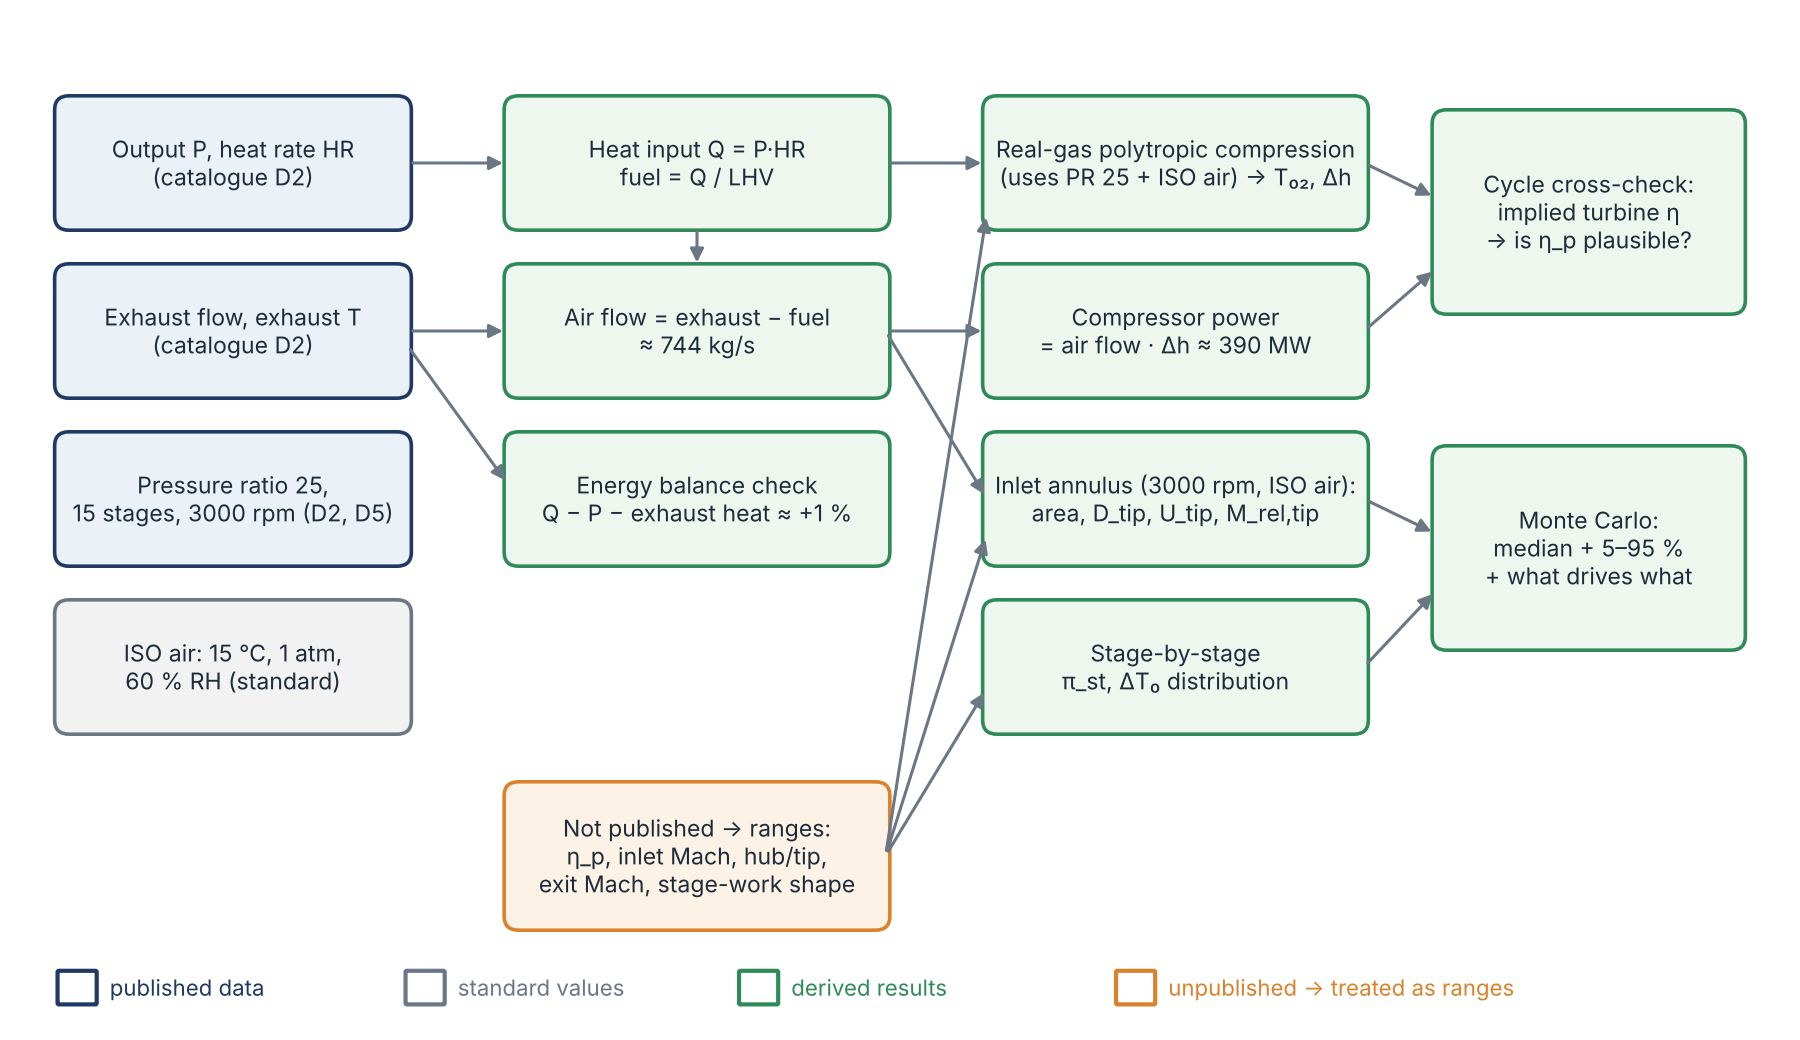

The script that saved this image:
import matplotlib; matplotlib.use('Agg')
import matplotlib.pyplot as plt
from matplotlib.patches import FancyBboxPatch
NAVY='#1f3864'; TEAL='#127a8a'; ORG='#d9822b'; GRY='#6b7785'; GRN='#2e8b57'
fig,ax=plt.subplots(figsize=(9,5.2)); ax.axis('off'); ax.set_xlim(0,12); ax.set_ylim(0,7)
def box(x,y,w,h,t,kind):
    fc={'cat':'#eaf2f8','rng':'#fdf2e6','res':'#eef7ee','phy':'#f2f2f2'}[kind]; ec={'cat':NAVY,'rng':ORG,'res':GRN,'phy':GRY}[kind]
    ax.add_patch(FancyBboxPatch((x,y),w,h,boxstyle='round,pad=0.03,rounding_size=0.1',fc=fc,ec=ec,lw=1.3))
    ax.text(x+w/2,y+h/2,t,ha='center',va='center',fontsize=8.3,color='#1d2b3a')
def arr(x1,y1,x2,y2): ax.annotate('',xy=(x2,y2),xytext=(x1,y1),arrowprops=dict(arrowstyle='-|>',color=GRY,lw=1.1))
# catalogue inputs
box(0.2,5.6,2.4,0.9,'Output P, heat rate HR\n(catalogue D2)','cat')
box(0.2,4.4,2.4,0.9,'Exhaust flow, exhaust T\n(catalogue D2)','cat')
box(0.2,3.2,2.4,0.9,'Pressure ratio 25,\n15 stages, 3000 rpm (D2, D5)','cat')
box(0.2,2.0,2.4,0.9,'ISO air: 15 °C, 1 atm,\n60 % RH (standard)','phy')
# step 1
box(3.3,5.6,2.6,0.9,'Heat input Q = P·HR\nfuel = Q / LHV','res')
box(3.3,4.4,2.6,0.9,'Air flow = exhaust − fuel\n≈ 744 kg/s','res')
box(3.3,6.6-0.05,2.6,0.0,'','phy') if False else None
box(3.3,3.2,2.6,0.9,'Energy balance check\nQ − P − exhaust heat ≈ +1 %','res')
# ranges
box(3.3,0.6,2.6,1.0,'Not published → ranges:\nη_p, inlet Mach, hub/tip,\nexit Mach, stage-work shape','rng')
# step 2
box(6.6,5.6,2.6,0.9,'Real-gas polytropic compression\n(uses PR 25 + ISO air) → T₀₂, Δh','res')
box(6.6,4.4,2.6,0.9,'Compressor power\n= air flow · Δh ≈ 390 MW','res')
box(6.6,3.2,2.6,0.9,'Inlet annulus (3000 rpm, ISO air):\narea, D_tip, U_tip, M_rel,tip','res')
box(6.6,2.0,2.6,0.9,'Stage-by-stage\nπ_st, ΔT₀ distribution','res')
# step 3
box(9.7,5.0,2.1,1.4,'Cycle cross-check:\nimplied turbine η\n→ is η_p plausible?','res')
box(9.7,2.6,2.1,1.4,'Monte Carlo:\nmedian + 5–95 %\n+ what drives what','res')
for y in (6.05,): arr(2.6,y,3.3,y)
arr(2.6,4.85,3.3,4.85); arr(5.9,6.05,6.6,6.05); arr(4.6,5.6,4.6,5.3); arr(2.6,4.75,3.3,3.75); arr(1.4,5.6,1.4,5.3) if False else None
arr(5.9,4.85,6.6,4.85); arr(5.9,4.85,6.6,3.65);
arr(5.9,1.1,6.6,2.3); arr(5.9,1.1,6.6,3.4); arr(5.9,1.1,6.6,5.7)
arr(9.2,6.05,9.7,5.8); arr(9.2,3.65,9.7,3.4); arr(9.2,2.45,9.7,3.0); arr(9.2,4.85,9.7,5.3)
for x,t,c in ((0.2,'published data',NAVY),(2.6,'standard values',GRY),(4.9,'derived results',GRN),(7.5,'unpublished → treated as ranges',ORG)):
    ax.add_patch(FancyBboxPatch((x,0.05),0.25,0.22,boxstyle='round,pad=0.01',fc='white',ec=c,lw=1.5)); ax.text(x+0.35,0.16,t,fontsize=8,va='center',color=c)
fig.tight_layout(); fig.savefig('fig_chain.png',dpi=200)
